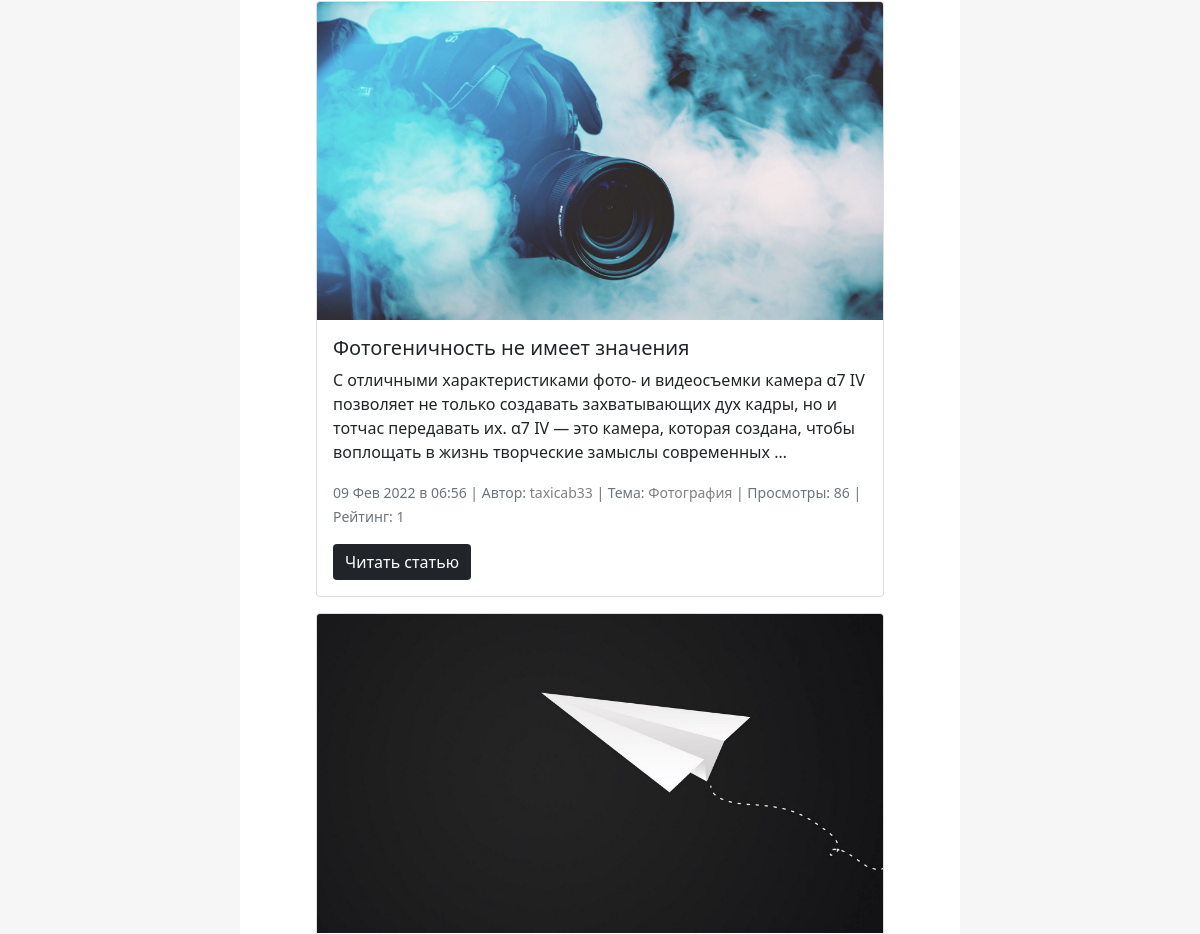
Before: /category/fotografiya-1643716011/ (middle part) with the older database file.
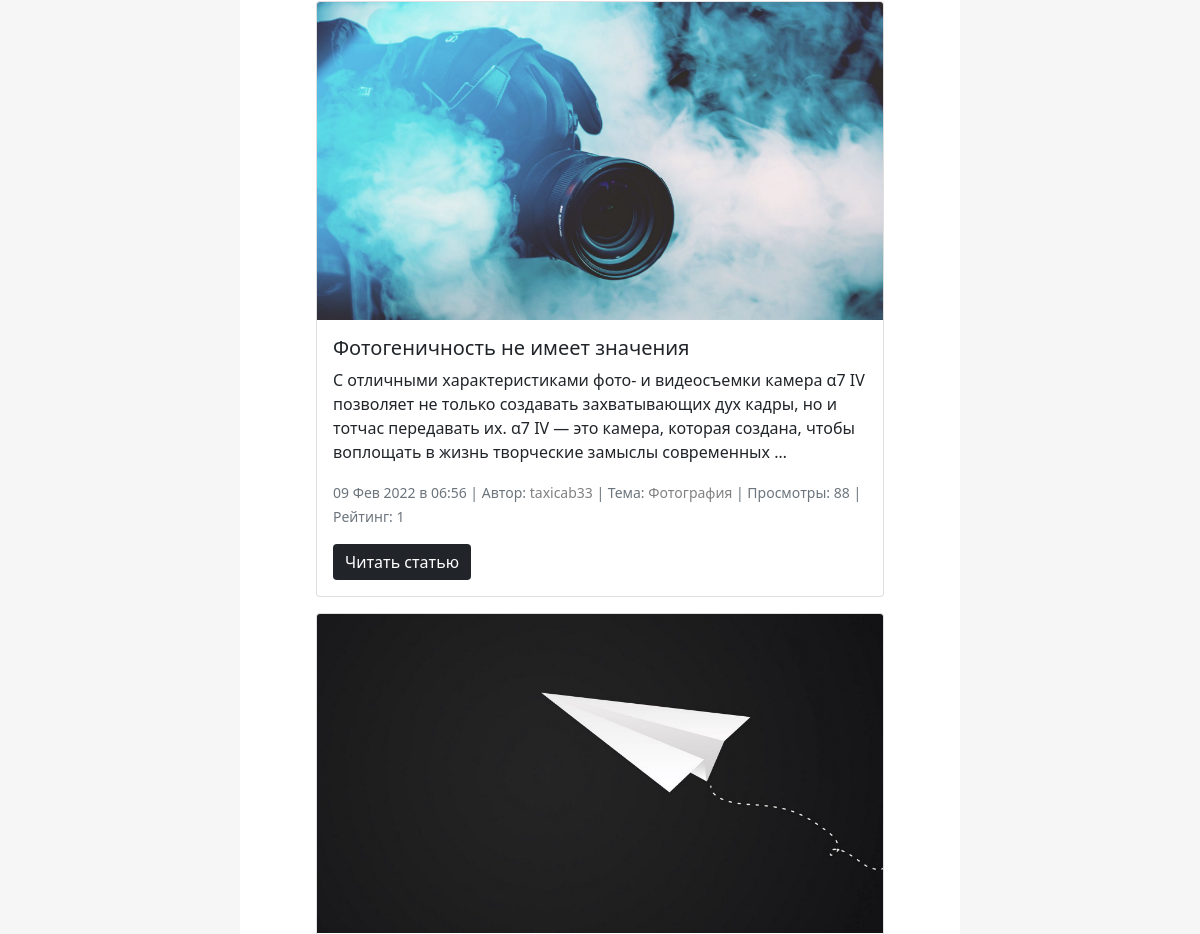
After: the same page with the newer database file.
### newsapp/models.py (models this page shows, shortened)
class Article(models.Model):
    title = models.CharField(max_length=255, verbose_name="Заголовок")
    slug = models.SlugField(max_length=255, unique=True, db_index=True, blank=True, verbose_name="URL")
    content = models.TextField(blank=True, verbose_name="Текст статьи")
    photo = models.ImageField(upload_to="photos/%Y/%m/%d/", verbose_name="Изображение")
    time_create = models.DateTimeField(auto_now_add=True, verbose_name="Время создание")
    time_update = models.DateTimeField(auto_now=True, verbose_name="Время изменения")
    is_published = models.BooleanField(default=True, verbose_name="Публикация")
    tags = models.TextField(blank=True, verbose_name="Тэги")
    cat = models.ForeignKey('Category', on_delete=models.PROTECT, verbose_name="Категория")
    user = models.ForeignKey(User, on_delete=models.PROTECT, blank=True, verbose_name='Автор', related_name='author')
    views = models.IntegerField(default=0)  # в следующий раз сделать отдельным классов выше
    likes = models.IntegerField(default=0)
    dislikes = models.IntegerField(default=0)
    rating = models.IntegerField(default=0)
    votes = GenericRelation(LikeDislike, related_query_name='article_likes')
    comments = GenericRelation(Comment, related_query_name='article_comments')
    def get_absolute_url(self):
        return reverse('article', kwargs={'article_slug': self.slug})
    def get_rating(self):
        return self.likes - self.dislikes
    class Meta:
        verbose_name = "Статьи"
        verbose_name_plural = "Статьи"
        ordering = ['-views']

class Category(models.Model):
    name = models.CharField(max_length=100, db_index=True, verbose_name="Заголовок")
    slug = models.SlugField(max_length=255, blank=True, unique=True, db_index=True, verbose_name="URL")
    def get_absolute_url(self):
        return reverse('cat', kwargs={'cat_slug': self.slug})
    class Meta:
        verbose_name = "Категории новостей"
        verbose_name_plural = "Категории"
        ordering = ['id']

### newsapp/views.py (the view)
# urls.py: path('category/<slug:cat_slug>/', ShowCategories.as_view(), name='cat'),
class ShowCategories(DataMixin, ListView):
    model = Article
    template_name = 'newsapp/main.html'
    context_object_name = 'articles'
    allow_empty = False
    def get_queryset(self, **kwargs):
        return Article.objects.filter(cat__slug=self.kwargs['cat_slug'], is_published=True)\
            .select_related('user', 'cat', 'user__userprofile')
    def get_context_data(self, *, object_list=None, **kwargs):
        context = super().get_context_data(**kwargs)
        c = Category.objects.get(slug=self.kwargs['cat_slug'])
        c_def = self.get_user_context(title='Тема - ' + c.name)
        sorted_articles = self.get_sorted_articles(articles=context['articles'])
        return dict(list(c_def.items()) + list(sorted_articles.items()))

### account/models.py (called while the page is built)
    def get_absolute_url(self):
        return reverse('user', kwargs={'user_slug': self.slug})

### newsapp/utils.py (called while the page is built)
    def get_user_context(self, **kwargs):
        context = kwargs
        cats = Category.objects.all()
        context['cats'] = cats
        return context

    def get_sorted_articles(self, **kwargs):
        kwargs['new_articles'] = Article.objects.filter(time_create=self.current_datetime).order_by(
            '-time_create').select_related('user', 'cat', 'user__userprofile')
        kwargs['week_popular_articles'] = Article.objects.filter(time_create__week=self.week).order_by(
            '-views', '-time_create').select_related('user', 'cat', 'user__userprofile')[:self.max_new_articles]
        return kwargs

### newsapp/templates/newsapp/main.html (shortened to what this page needs)
{% extends 'newsapp/base.html'%}
{%load static%}
{% block content %}
	<div class="row">
		{% if new_articles|length == 0 %}
		<div class="col-12 articles mt-3">
		{% else %}
		<div class="col-9 articles mt-3">
		{% endif %}
		{% for item in articles%}
			<div class="card mb-3">
				<a href="{{ item.get_absolute_url }}">
					<img src="{{item.photo.url}}" class="card-img-top" alt="{{item.title}}">
				</a>
				<div class="card-body">
					<h5 class="card-title">{{item.title}}</h5>
					<p class="card-text">{{item.content|truncatewords:35}}</p>
					<p class="card-text">
						<small class="text-muted">
							{{item.time_create|date:"d M Y"}} в {{item.time_create.time|date:"H:i"}}
							| Автор: <a href="{{item.user.userprofile.get_absolute_url}}">{{item.user.username}}</a>
							| Тема: <a href="{{item.cat.get_absolute_url}}">{{item.cat.name}}</a>
							| Просмотры: {{item.views}}
							| Рейтинг: {{item.get_rating}}
						</small>
					</p>
					<div class="rom">
					<a class="btn btn-secondary" href="{{ item.get_absolute_url }}" type="submit">Читать статью</a>
					</div>
				</div>
			</div>
		{% endfor %}
		</div>
	</div>
{% endblock %}

Changed rows visible on the page:
changed Article "Фотогеничность не имеет значения": views "86" → "88"
